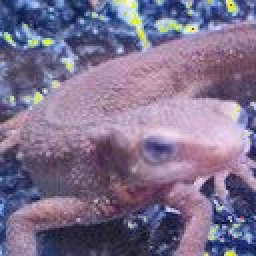
#> input picture pictures_results/q22.jpg, 128 x 128 px (shown 2 times larger)
$ python q20_histogram.py   (older library calls are emulated)
#> lines starting #> are read from the running program, lines starting #| are printed output that depends on the picture
import cv2
import numpy as np
import matplotlib.pyplot as plt

# Read image
img = cv2.imread("../pictures_results/q22.jpg").astype(np.float)

# Display histogram
plt.hist(img.ravel(), bins=255, rwidth=0.8, range=(0, 255))
plt.savefig("../pictures_results/q22_his.png")
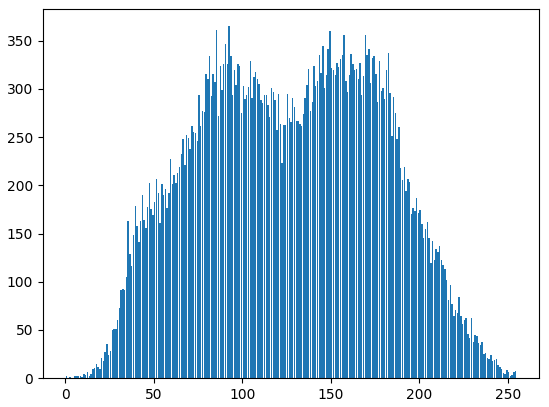
#> figure drawn by matplotlib, 1 panel; tallest bar 365 high, from x = 92.1 to 92.9
plt.show()

$ run again, with pictures_results/q3.jpg copied over pictures_results/q22.jpg
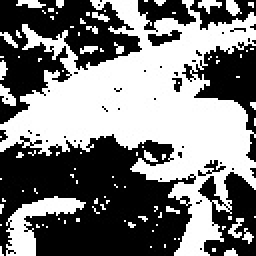
#> input picture pictures_results/q3.jpg, 128 x 128 px (shown 2 times larger)
#> `plt.savefig("../pictures_results/q22_his.png")`:
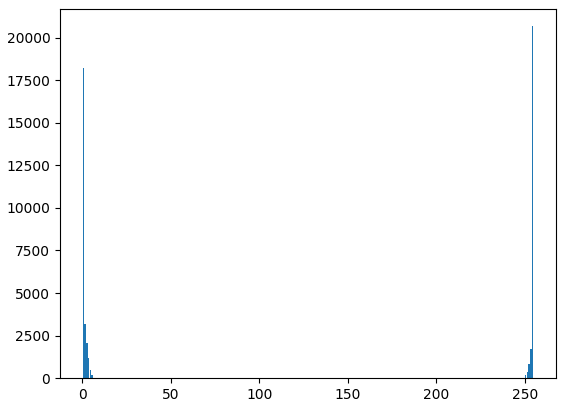
#> figure drawn by matplotlib, 1 panel; tallest bar 20667 high, from x = 254.1 to 254.9
